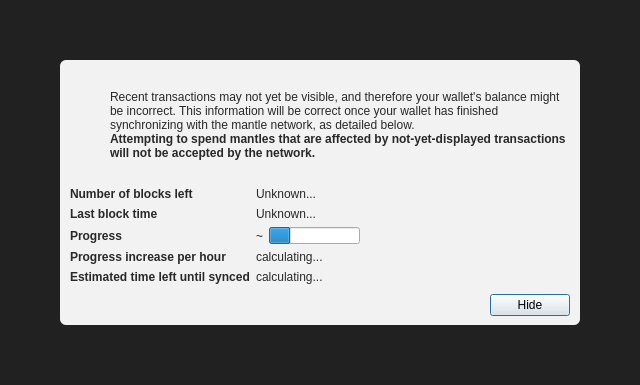
<?xml version="1.0" encoding="UTF-8"?>
<ui version="4.0">
 <class>ModalOverlay</class>
 <widget class="QWidget" name="ModalOverlay">
  <property name="geometry">
   <rect>
    <x>0</x>
    <y>0</y>
    <width>640</width>
    <height>385</height>
   </rect>
  </property>
  <property name="windowTitle">
   <string>Form</string>
  </property>
  <layout class="QVBoxLayout" name="verticalLayout" stretch="0">
   <property name="sizeConstraint">
    <enum>QLayout::SetDefaultConstraint</enum>
   </property>
   <property name="leftMargin">
    <number>0</number>
   </property>
   <property name="topMargin">
    <number>0</number>
   </property>
   <property name="rightMargin">
    <number>0</number>
   </property>
   <property name="bottomMargin">
    <number>0</number>
   </property>
   <item>
    <widget class="QWidget" name="bgWidget" native="true">
     <property name="styleSheet">
      <string notr="true">#bgWidget { background: rgba(0,0,0,220); }</string>
     </property>
     <layout class="QVBoxLayout" name="verticalLayoutMain" stretch="1">
      <property name="leftMargin">
       <number>60</number>
      </property>
      <property name="topMargin">
       <number>60</number>
      </property>
      <property name="rightMargin">
       <number>60</number>
      </property>
      <property name="bottomMargin">
       <number>60</number>
      </property>
      <item>
       <widget class="QWidget" name="contentWidget" native="true">
        <property name="styleSheet">
         <string notr="true">#contentWidget { background: rgba(255,255,255,240); border-radius: 6px; }

QLabel { color: rgb(40,40,40);  }</string>
        </property>
        <layout class="QVBoxLayout" name="verticalLayoutSub" stretch="1,0,0,0">
         <property name="spacing">
          <number>0</number>
         </property>
         <property name="leftMargin">
          <number>10</number>
         </property>
         <property name="topMargin">
          <number>10</number>
         </property>
         <property name="rightMargin">
          <number>10</number>
         </property>
         <property name="bottomMargin">
          <number>10</number>
         </property>
         <item>
          <layout class="QHBoxLayout" name="horizontalLayoutIconText" stretch="0,1">
           <property name="topMargin">
            <number>20</number>
           </property>
           <item>
            <layout class="QVBoxLayout" name="verticalLayoutIcon">
             <property name="leftMargin">
              <number>0</number>
             </property>
             <item>
              <widget class="QPushButton" name="warningIcon">
               <property name="enabled">
                <bool>false</bool>
               </property>
               <property name="text">
                <string/>
               </property>
               <property name="icon">
                <iconset>
                 <normaloff>:/icons/warning</normaloff>
                 <disabledoff>:/icons/warning</disabledoff>:/icons/warning</iconset>
               </property>
               <property name="iconSize">
                <size>
                 <width>48</width>
                 <height>48</height>
                </size>
               </property>
               <property name="flat">
                <bool>true</bool>
               </property>
              </widget>
             </item>
             <item>
              <spacer name="verticalSpacerWarningIcon">
               <property name="orientation">
                <enum>Qt::Vertical</enum>
               </property>
               <property name="sizeHint" stdset="0">
                <size>
                 <width>20</width>
                 <height>40</height>
                </size>
               </property>
              </spacer>
             </item>
            </layout>
           </item>
           <item>
            <layout class="QVBoxLayout" name="verticalLayoutInfoText">
             <property name="leftMargin">
              <number>0</number>
             </property>
             <property name="topMargin">
              <number>0</number>
             </property>
             <item>
              <widget class="QLabel" name="infoText">
               <property name="text">
                <string>Recent transactions may not yet be visible, and therefore your wallet's balance might be incorrect. This information will be correct once your wallet has finished synchronizing with the mantle network, as detailed below.</string>
               </property>
               <property name="textFormat">
                <enum>Qt::RichText</enum>
               </property>
               <property name="wordWrap">
                <bool>true</bool>
               </property>
              </widget>
             </item>
             <item>
              <widget class="QLabel" name="infoTextStrong">
               <property name="font">
                <font>
                 <weight>75</weight>
                 <bold>true</bold>
                </font>
               </property>
               <property name="text">
                <string>Attempting to spend mantles that are affected by not-yet-displayed transactions will not be accepted by the network.</string>
               </property>
               <property name="textFormat">
                <enum>Qt::RichText</enum>
               </property>
               <property name="wordWrap">
                <bool>true</bool>
               </property>
              </widget>
             </item>
             <item>
              <spacer name="verticalSpacerInTextSpace">
               <property name="orientation">
                <enum>Qt::Vertical</enum>
               </property>
               <property name="sizeHint" stdset="0">
                <size>
                 <width>20</width>
                 <height>40</height>
                </size>
               </property>
              </spacer>
             </item>
            </layout>
           </item>
          </layout>
         </item>
         <item>
          <spacer name="verticalSpacerAfterText">
           <property name="orientation">
            <enum>Qt::Vertical</enum>
           </property>
           <property name="sizeHint" stdset="0">
            <size>
             <width>20</width>
             <height>40</height>
            </size>
           </property>
          </spacer>
         </item>
         <item>
          <layout class="QFormLayout" name="formLayout">
           <property name="fieldGrowthPolicy">
            <enum>QFormLayout::FieldsStayAtSizeHint</enum>
           </property>
           <property name="horizontalSpacing">
            <number>6</number>
           </property>
           <property name="verticalSpacing">
            <number>6</number>
           </property>
           <property name="topMargin">
            <number>10</number>
           </property>
           <item row="0" column="0">
            <widget class="QLabel" name="labelNumberOfBlocksLeft">
             <property name="font">
              <font>
               <weight>75</weight>
               <bold>true</bold>
              </font>
             </property>
             <property name="text">
              <string>Number of blocks left</string>
             </property>
            </widget>
           </item>
           <item row="0" column="1">
            <widget class="QLabel" name="numberOfBlocksLeft">
             <property name="text">
              <string>Unknown...</string>
             </property>
            </widget>
           </item>
           <item row="1" column="0">
            <widget class="QLabel" name="labelLastBlockTime">
             <property name="font">
              <font>
               <weight>75</weight>
               <bold>true</bold>
              </font>
             </property>
             <property name="text">
              <string>Last block time</string>
             </property>
            </widget>
           </item>
           <item row="1" column="1">
            <widget class="QLabel" name="newestBlockDate">
             <property name="sizePolicy">
              <sizepolicy hsizetype="Maximum" vsizetype="Preferred">
               <horstretch>0</horstretch>
               <verstretch>0</verstretch>
              </sizepolicy>
             </property>
             <property name="text">
              <string>Unknown...</string>
             </property>
            </widget>
           </item>
           <item row="2" column="0">
            <widget class="QLabel" name="labelSyncDone">
             <property name="font">
              <font>
               <weight>75</weight>
               <bold>true</bold>
              </font>
             </property>
             <property name="text">
              <string>Progress</string>
             </property>
            </widget>
           </item>
           <item row="2" column="1">
            <layout class="QHBoxLayout" name="horizontalLayoutSync" stretch="0,1">
             <item>
              <widget class="QLabel" name="percentageProgress">
               <property name="text">
                <string notr="true">~</string>
               </property>
              </widget>
             </item>
             <item>
              <widget class="QProgressBar" name="progressBar">
               <property name="value">
                <number>24</number>
               </property>
               <property name="format">
                <string/>
               </property>
              </widget>
             </item>
            </layout>
           </item>
           <item row="4" column="0">
            <widget class="QLabel" name="labelProgressIncrease">
             <property name="font">
              <font>
               <weight>75</weight>
               <bold>true</bold>
              </font>
             </property>
             <property name="text">
              <string>Progress increase per hour</string>
             </property>
            </widget>
           </item>
           <item row="4" column="1">
            <widget class="QLabel" name="progressIncreasePerH">
             <property name="text">
              <string>calculating...</string>
             </property>
            </widget>
           </item>
           <item row="5" column="0">
            <widget class="QLabel" name="labelEstimatedTimeLeft">
             <property name="font">
              <font>
               <weight>75</weight>
               <bold>true</bold>
              </font>
             </property>
             <property name="text">
              <string>Estimated time left until synced</string>
             </property>
            </widget>
           </item>
           <item row="5" column="1">
            <widget class="QLabel" name="expectedTimeLeft">
             <property name="text">
              <string>calculating...</string>
             </property>
            </widget>
           </item>
          </layout>
         </item>
         <item>
          <layout class="QHBoxLayout" name="horizontalLayoutButtons">
           <property name="leftMargin">
            <number>10</number>
           </property>
           <property name="topMargin">
            <number>10</number>
           </property>
           <item>
            <spacer name="horizontalSpacer">
             <property name="orientation">
              <enum>Qt::Horizontal</enum>
             </property>
             <property name="sizeHint" stdset="0">
              <size>
               <width>40</width>
               <height>20</height>
              </size>
             </property>
            </spacer>
           </item>
           <item>
            <widget class="QPushButton" name="closeButton">
             <property name="text">
              <string>Hide</string>
             </property>
             <property name="shortcut">
              <string>Esc</string>
             </property>
             <property name="focusPolicy">
              <enum>Qt::StrongFocus</enum>
             </property>
             <property name="default">
              <bool>true</bool>
             </property>
            </widget>
           </item>
          </layout>
         </item>
        </layout>
       </widget>
      </item>
     </layout>
    </widget>
   </item>
  </layout>
 </widget>
 <resources/>
 <connections/>
</ui>
